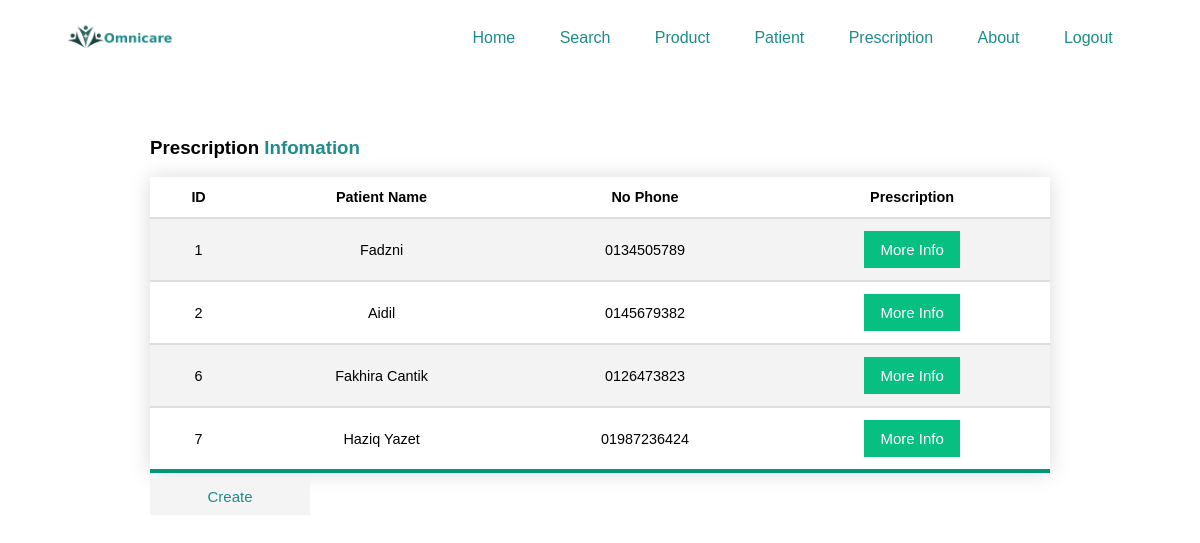
The page /prescription on the database its author committed.
### tables this page shows
CREATE TABLE "Patients" (
	"Pat_ID"	INTEGER NOT NULL PRIMARY KEY AUTOINCREMENT,
	"Pat_Name"	TEXT NOT NULL,
	"Pat_Address"	INTEGER NOT NULL,
	"Pat_DateBIrth"	TEXT NOT NULL,
	"Pat_PhoneNo"	TEXT NOT NULL,
	"Pat_Medrecord"	TEXT NOT NULL
);

### controller.py (the view)
@app.route('/prescription')
def prescription():
	data_cream = list_dcream()
	data_tablet = list_dtablet()
	data_capsule = list_dcapsule()
	data_syrup = list_dsyrup()
	data_powder = list_dpowder()
	pat_data = get_pat()
	list_pat = get_pat()
	return render_template(
		'prescription.html',
		data_cream=data_cream,
		data_tablet=data_tablet,
		data_capsule=data_capsule,
		data_syrup=data_syrup,
		data_powder=data_powder,
		pat_data=pat_data,
		list_pat=list_pat
		)

### model.py (called while the page is built)
def list_dcream():
	with sql.connect(fx) as db:
		qry = 'select * from Drug where D_Form="Cream"'
		result = db.execute(qry)
		return result

def list_dtablet():
	with sql.connect(fx) as db:
		qry = 'select * from Drug where D_Form="Tablet"'
		result = db.execute(qry)
		return result

def list_dcapsule():
	with sql.connect(fx) as db:
		qry = 'select * from Drug where D_Form="Capsule"'
		result = db.execute(qry)
		return result

def list_dsyrup():
	with sql.connect(fx) as db:
		qry = 'select * from Drug where D_Form="Syrup"'
		result = db.execute(qry)
		return result

def list_dpowder():
	with sql.connect(fx) as db:
		qry = 'select * from Drug where D_Form="Powder"'
		result = db.execute(qry)
		return result

def get_pat():
	with sql.connect(fx) as db:
		qry  = 'select * from Patients'
		result = db.execute(qry)
		return result

### templates/prescription.html (shortened to what this page needs)
{% extends 'base.html' %}
{% block content %}
<link rel="stylesheet" type="text/css" href="static/css/prescript.css">
<div class="kh">
	<div id="data" class="tableset">
		<h3>Prescription <span class="sp">Infomation</span></h3>
		<table class="tab1">
			<tr>
				<th>ID</th>
				<th>Patient Name</th>
				<th>No Phone</th>
				<th>Prescription</th>
			</tr>
			{% for i in pat_data %}
			<tr>
				<td>{{i[0]}}</td>
				<td>{{i[1]}}</td>
				<td>{{i[4]}}</td>
				<td>
					<a href='/info/{{i[0]}}'>
						<button class='moreinfo' type="button">More Info</button>
					</a>
				</td>
			</tr>
			{% endfor %}
		</table>
			<div>
		<button class="button" onclick="invdata()">Create</button>
	</div>
	</div>
</div>
{% endblock %}

### static/css/pure.css (style rules this page uses)
* { font-family: 'Montserrat Alternates', sans-serif; }
.header li, a { color:#1F8B8B; text-decoration:none; font-size:16px; font-weight:500; }

### static/css/cssvs2g.css (style rules this page uses)
.main_container, .div_container, { display: flex; max-width: auto; flex-direction: column; align-items: center; justify-content: center; }
.button { position: relative; background: #F4F4F4; width: 10rem; margin-bottom: 2rem; border: none; outline: none; font-size: 15px; cursor:pointer; padding: 10px; color: #1F8B8B; }
.moreinfo { position: relative; background: #08bf82; width: 6rem; border: none; outline: none; font-size: 15px; cursor:pointer; padding: 10px; color: #ffffff; }
.button::after { content: ''; position: absolute; width: 100%; height: 0.175rem; left: 0; bottom: 0; background: #1F8B8B; }
.button::after { transform: scale(0,1); transition: transform 0.3s ease; }
.tab1 { border-collapse: collapse; margin: 5px 0; font-size: 0.9em; font-family: sans-serif; min-width: 900px; box-shadow: 0 0 20px rgba(0, 0, 0, 0.15); }
.tab1 th, .tab1 td { padding: 12px 15px; }
.tab1 tbody tr { border-bottom: 2px solid #dddddd; }
.tab1 tbody tr:nth-of-type(even) { background-color: #f3f3f3; }
.tab1 tbody tr:last-of-type { border-bottom: 4px solid #009879; }
.tab1 td { text-align: center; vertical-align: middle; }
.tableset { display: flex; justify-content: center; align-items: center; max-height: auto; max-width: auto; margin-right: 100px; margin-left: 100px; }
.kh { display: flex; justify-content: center; align-items: center; margin-top: 50px; }
.sp { color: #1F8B8B; }

### static/css/prescript.css (style rules this page uses)
#data { display: block; }

### rows shown on the page
Patients: Pat_ID "1", Pat_Name "Fadzni", Pat_PhoneNo "0134505789"
Patients: Pat_ID "2", Pat_Name "Aidil", Pat_PhoneNo "0145679382"
Patients: Pat_ID "6", Pat_Name "Fakhira Cantik", Pat_PhoneNo "0126473823"
Patients: Pat_ID "7", Pat_Name "Haziq Yazet", Pat_PhoneNo "01987236424"
